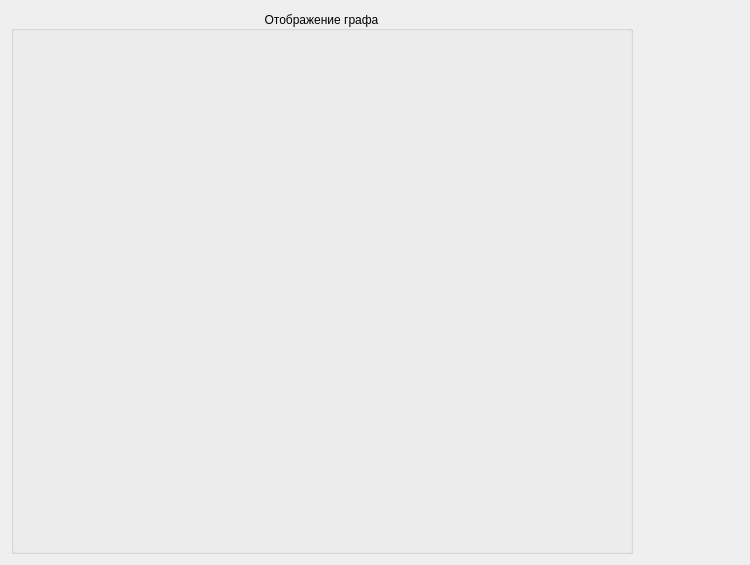
<?xml version="1.0" encoding="UTF-8"?>
<ui version="4.0">
 <class>GraphEditorForm</class>
 <widget class="QWidget" name="GraphEditorForm">
  <property name="geometry">
   <rect>
    <x>0</x>
    <y>0</y>
    <width>750</width>
    <height>565</height>
   </rect>
  </property>
  <property name="windowTitle">
   <string>Form</string>
  </property>
  <property name="styleSheet">
   <string notr="true"/>
  </property>
  <layout class="QHBoxLayout" name="horizontalLayout">
   <item>
    <widget class="QGroupBox" name="graphScene_groupBox">
     <property name="sizePolicy">
      <sizepolicy hsizetype="Preferred" vsizetype="Preferred">
       <horstretch>5</horstretch>
       <verstretch>0</verstretch>
      </sizepolicy>
     </property>
     <property name="title">
      <string>Отображение графа</string>
     </property>
     <property name="alignment">
      <set>Qt::AlignCenter</set>
     </property>
     <property name="flat">
      <bool>true</bool>
     </property>
     <layout class="QVBoxLayout" name="verticalLayout">
      <item>
       <widget class="Graph::GraphEditView" name="graphScene" native="true"/>
      </item>
     </layout>
    </widget>
   </item>
   <item>
    <widget class="QStackedWidget" name="props_stackedWidget">
     <property name="minimumSize">
      <size>
       <width>100</width>
       <height>0</height>
      </size>
     </property>
     <property name="currentIndex">
      <number>1</number>
     </property>
     <widget class="QWidget" name="mainProps_page">
      <layout class="QVBoxLayout" name="verticalLayout_2">
       <item>
        <widget class="Graph::GraphPropertyEditForm" name="propertyEditForm" native="true">
         <property name="minimumSize">
          <size>
           <width>50</width>
           <height>0</height>
          </size>
         </property>
        </widget>
       </item>
      </layout>
     </widget>
     <widget class="QWidget" name="objectProps_page">
      <layout class="QVBoxLayout" name="verticalLayout_3">
       <item>
        <widget class="ObjectPropertyEditorForm" name="objectPropertyEditForm" native="true"/>
       </item>
      </layout>
     </widget>
    </widget>
   </item>
  </layout>
 </widget>
 <customwidgets>
  <customwidget>
   <class>Graph::GraphEditView</class>
   <extends>QWidget</extends>
   <header location="global">GraphScene/EditView.h</header>
   <container>1</container>
  </customwidget>
  <customwidget>
   <class>Graph::GraphPropertyEditForm</class>
   <extends>QWidget</extends>
   <header>graphpropertyeditform.h</header>
   <container>1</container>
  </customwidget>
  <customwidget>
   <class>ObjectPropertyEditorForm</class>
   <extends>QWidget</extends>
   <header location="global">GraphScene/ObjectPropertyEditorForm.h</header>
   <container>1</container>
  </customwidget>
 </customwidgets>
 <resources/>
 <connections/>
</ui>
